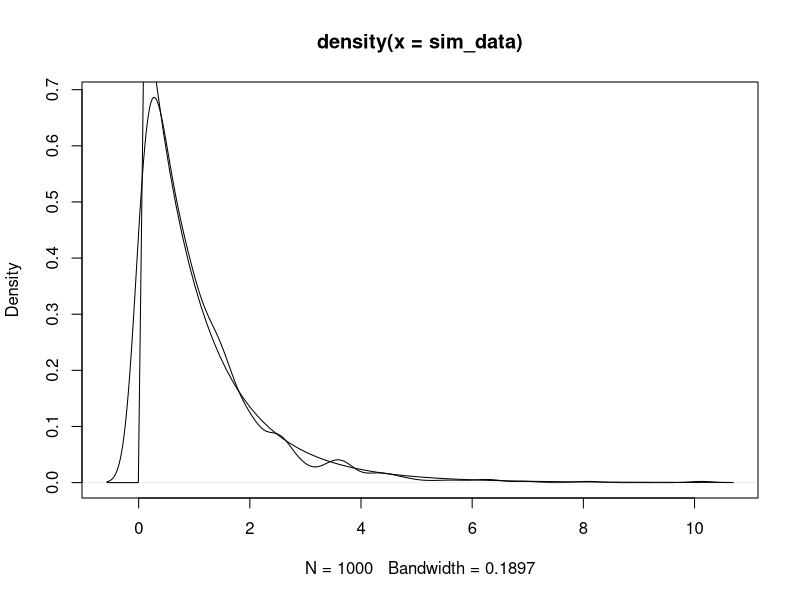

Here is the R script that generated this plot:
set.seed(1262020)
x1s <- runif(30, 0, 10)
x2s <- runif(30, 0, 10)
x3s <- runif(30, 0, 10)
dd <- data.frame(x1s = x1s,
                 x2s = x2s,
                 x3s = x3s,
                 ys = 1 + 2 * x1s + 3 * x2s + rnorm(30, 0, 10) 
)

mod1 <- lm(ys ~ x1s, data = dd)
sigma_1 <- summary(mod1)$sigma
mod2 <- lm(ys ~ ., data = dd)
anova(mod1, mod2)
sigma_2 <- summary(mod2)$sigma
test_stat <- (28 * sigma_1^2 - (30 - (3 + 1))*sigma_2^2)/2/((30 - (3 + 1))*sigma_2^2) * 26
pf(test_stat, 2, 26, lower.tail = F)

sim_data <- replicate(1000, {
  dd$ys = 1 + 2 * x1s + rnorm(30, 0, 10) 
  mod1 <- lm(ys ~ x1s, data = dd)
  sigma_1 <- summary(mod1)$sigma
  mod2 <- lm(ys ~ ., data = dd)
  sigma_2 <- summary(mod2)$sigma
  (28 * sigma_1^2 - (30 - (3 + 1))*sigma_2^2)/2/((30 - (3 + 1))*sigma_2^2) * 26
})
plot(density(sim_data))
curve(df(x, 2, 26), add = T)

